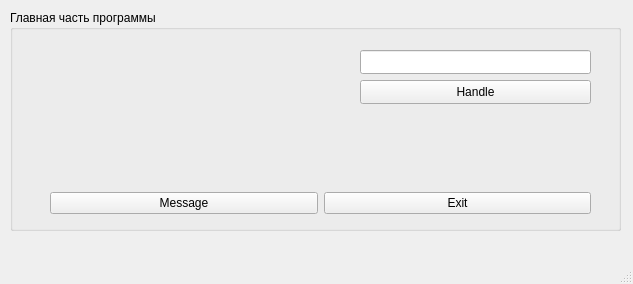
<?xml version="1.0" encoding="UTF-8"?>
<ui version="4.0">
 <class>MainWindow</class>
 <widget class="QMainWindow" name="MainWindow">
  <property name="geometry">
   <rect>
    <x>0</x>
    <y>0</y>
    <width>633</width>
    <height>284</height>
   </rect>
  </property>
  <property name="windowTitle">
   <string>Hello World</string>
  </property>
  <widget class="QWidget" name="centralwidget">
   <widget class="QGroupBox" name="groupBox">
    <property name="geometry">
     <rect>
      <x>10</x>
      <y>10</y>
      <width>611</width>
      <height>221</height>
     </rect>
    </property>
    <property name="title">
     <string>Главная часть программы</string>
    </property>
    <widget class="QLabel" name="label">
     <property name="geometry">
      <rect>
       <x>40</x>
       <y>40</y>
       <width>301</width>
       <height>121</height>
      </rect>
     </property>
     <property name="font">
      <font>
       <family>Arial</family>
       <pointsize>12</pointsize>
       <bold>true</bold>
      </font>
     </property>
     <property name="text">
      <string/>
     </property>
     <property name="alignment">
      <set>Qt::AlignCenter</set>
     </property>
    </widget>
    <widget class="QLineEdit" name="lineEdit">
     <property name="geometry">
      <rect>
       <x>350</x>
       <y>40</y>
       <width>231</width>
       <height>24</height>
      </rect>
     </property>
    </widget>
    <widget class="QPushButton" name="handleButton">
     <property name="geometry">
      <rect>
       <x>350</x>
       <y>70</y>
       <width>231</width>
       <height>24</height>
      </rect>
     </property>
     <property name="text">
      <string>Handle</string>
     </property>
    </widget>
    <widget class="QWidget" name="">
     <property name="geometry">
      <rect>
       <x>40</x>
       <y>180</y>
       <width>541</width>
       <height>26</height>
      </rect>
     </property>
     <layout class="QHBoxLayout" name="horizontalLayout">
      <item>
       <widget class="QPushButton" name="pushButton">
        <property name="text">
         <string>Message</string>
        </property>
       </widget>
      </item>
      <item>
       <widget class="QPushButton" name="pushButton_2">
        <property name="text">
         <string>Exit</string>
        </property>
       </widget>
      </item>
     </layout>
    </widget>
   </widget>
  </widget>
  <widget class="QMenuBar" name="menubar">
   <property name="geometry">
    <rect>
     <x>0</x>
     <y>0</y>
     <width>633</width>
     <height>21</height>
    </rect>
   </property>
  </widget>
  <widget class="QStatusBar" name="statusbar"/>
 </widget>
 <resources/>
 <connections/>
</ui>
